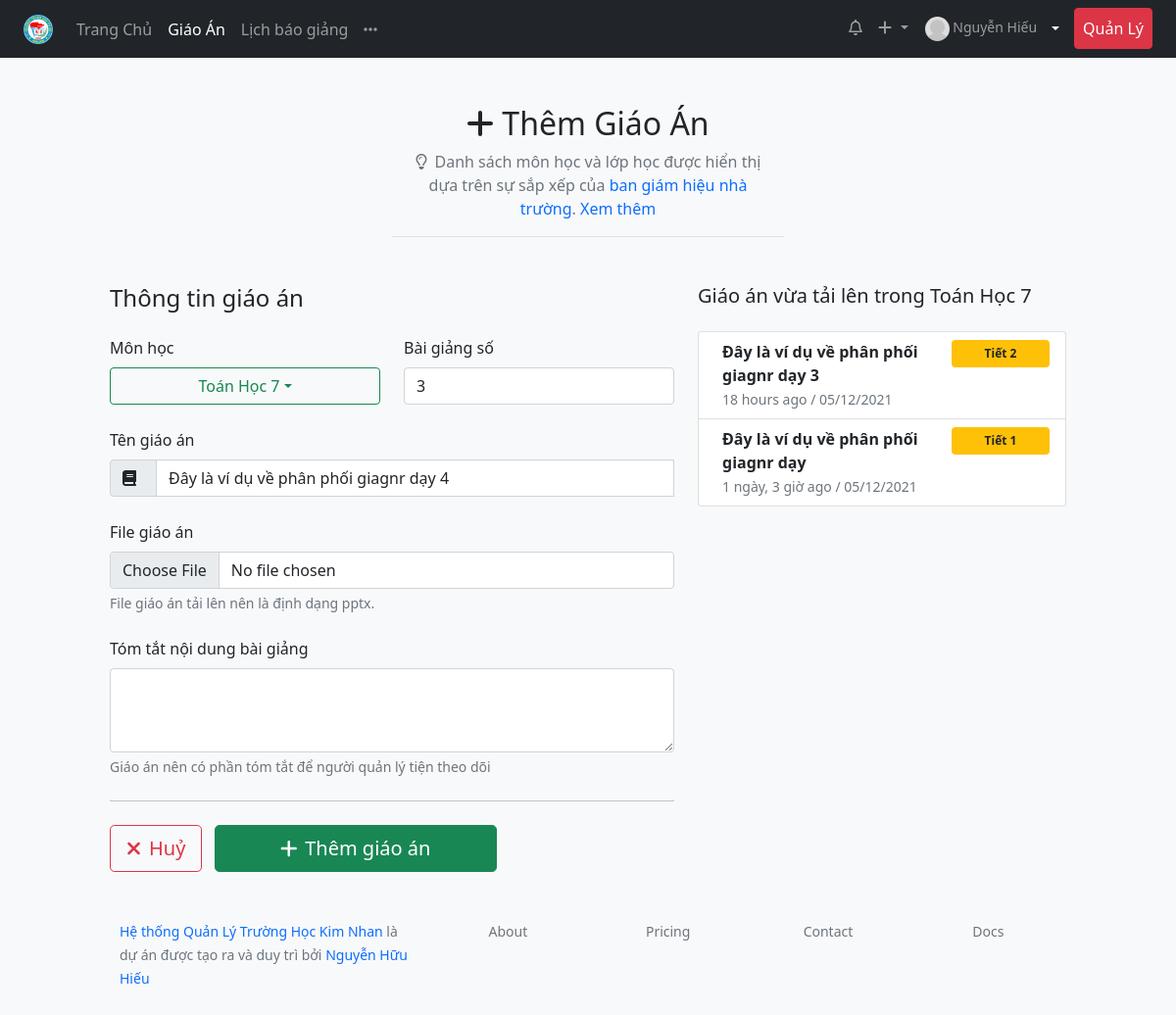
/lessons/add/toan-hoc/7/ (signed in), run on an earlier commit of the app's database.
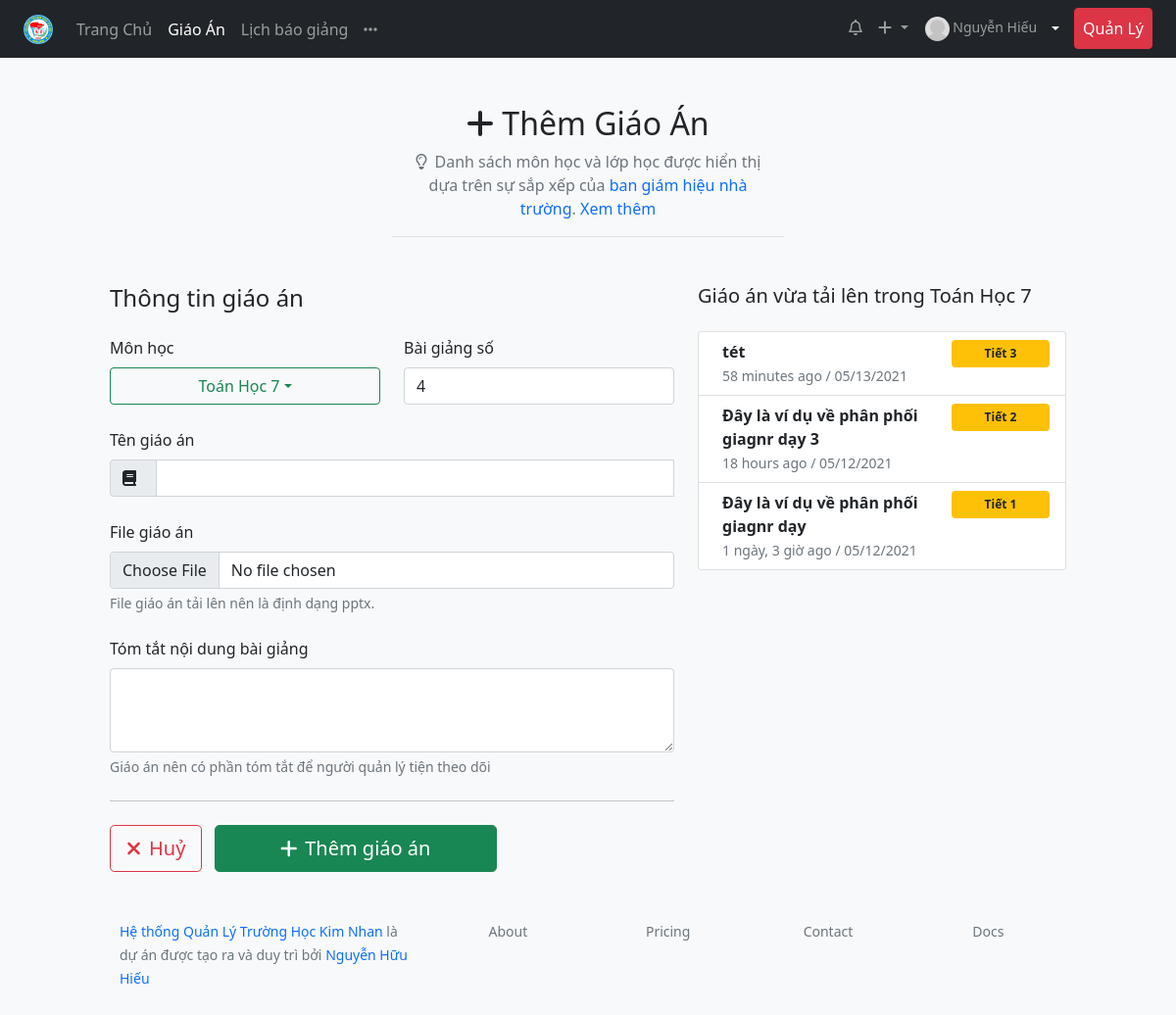
And on a later commit of the database.
### lessonmanagement/models.py (models this page shows, shortened)
class SubjectLevel(models.Model):
    subject = models.ForeignKey(Subject, on_delete=models.CASCADE)
    LEVEL_CHOICES = [
        (6, 6),
        (7, 7),
        (8, 8),
        (9, 9)
    ]
    level = models.IntegerField(choices=LEVEL_CHOICES)
    number_lesson = models.IntegerField()
    title = models.CharField(max_length=100)

class Lesson(models.Model):
    title = models.CharField(max_length=200)
    lesson_path = models.FileField(blank=True, null=True)
    upload_time = models.DateTimeField(blank=True, null=True)
    edit_time = models.DateTimeField(blank=True, null=True)
    LEVEL_CHOICES = [
        (6, 6),
        (7, 7),
        (8, 8),
        (9, 9)
    ]
    level = models.IntegerField(choices=LEVEL_CHOICES)
    description = models.CharField(max_length=200, null=True, blank=True)
    teacher = models.ForeignKey(Teacher, on_delete=models.CASCADE)
    subject = models.ForeignKey(Subject, on_delete=models.CASCADE)
    number_lesson = models.IntegerField(help_text="Bài giảng số mấy")
    schoolyear = models.ForeignKey("Schoolyear", on_delete=models.CASCADE, blank=True, null=True)
    classyear = models.ManyToManyField(Classyear, through="LessonClassyear")
    STATUS_CHOICES = [
    ('pending', 'Chờ duyệt'),
    ('acept', 'Đã duyệt'),
    ('deny', 'Bị từ chối'),
    ]
    status = models.CharField(max_length=10, blank=True, choices=STATUS_CHOICES ,default='pending')
    checker = models.ForeignKey(Teacher, related_name="lesson_checker" ,on_delete=models.SET_NULL, null=True, blank=True)
    check_date = models.DateTimeField(auto_now=True)
    note_checker = models.CharField(max_length=200, blank=True)
    class Meta:
        verbose_name = "Giáo Án"
        verbose_name_plural = "Giáo Án"
        ordering = ["-upload_time"]
        unique_together = ['level', 'subject', 'number_lesson']

### lessonmanagement/views.py (the view, shortened to what this page needs)
# urls.py: path('lessons/add/<str:subject>/<int:level>/', views.add_lesson_subject_level, name="add_lesson_subject_level"),
@login_required
def add_lesson_subject_level(request, subject, level):
    context = {'subject': subject,
    'level': level}
    now = datetime.datetime.now()
    teacher = request.user.teacher.id
    q2 = Lesson.objects.filter(teacher=teacher, subject__subject_slug = subject, level = level)
    try:
        latest_lesson = q2.latest('number_lesson')
        last_lesson = q2.all()[:5]
        context['last_lesson'] = last_lesson
        new_number_lesson = latest_lesson.number_lesson + 1
    except:
        new_number_lesson = 1
    context['new_number_lesson'] = new_number_lesson
    try:
        q1 = SubjectClassyear.objects.filter(teacher = teacher).filter(subject__subject_slug = subject).filter(classyear__startyear = level_to_startyear(level))
        subject_title = Subject.objects.get(subject_slug = subject)
        context['subject_title'] = subject_title
        q_subject_level = SubjectLevel.objects.filter(subject__subject_slug = subject, level = level)
        if q1 and q_subject_level:
            current_title_lesson =q_subject_level.get(number_lesson = new_number_lesson)
            new_title_lesson = list(SubjectLevel.objects.filter(subject__subject_slug = subject, level = level).values('number_lesson', 'title'))
            context['new_title_lesson'] = new_title_lesson
            context['current_title_lesson'] = current_title_lesson
    except:
         return redirect('addlesson')
    return render(request, 'lesson/add_lesson_subject.html', context)

### lessonmanagement/models.py (called while the page is built)
    def __str__(self):
        return self.title

    def full_name(self):
        return ('%s %s') % (self.firstname, self.lastname)

    def subject_classyear_list(self):
        return self.subjectclassyear_set.filter(is_teach_now = True).order_by('subject__title').values('subject__title', 'classyear__startyear','subject__group__title').distinct()

### lessonmanagement/templatetags/lessonmanagement_extras.py (called while the page is built)
@register.filter
def classlevel(value):
    now = datetime.datetime.now()
    i = 0
    if (now.month < 9):
        i =  (now.year - value) + 5
    else:
        i = (now.year - value) + 6
    if i in [6,7,8,9]:
        return i
    else:
        return value

### lessonmanagement/views.py (called while the page is built)
def level_to_startyear(level):
    now = datetime.datetime.now()
    if now.month < 9:
        return (now.year + 5 - level)
    else:
        return (now.year + 6 - level)

### lessonmanagement/templates/lesson/add_lesson_subject.html (shortened to what this page needs)
{% extends 'base_clean.html' %}
{% block content %}
{% with teacher=request.user.teacher %}
{% load lessonmanagement_extras %}
{% load humanize %}
<div class="row justify-content-center ">
  <div class="col-4 border-bottom">
    <h2 class="mt-5 text-center"><i class="fas fa-plus me-2"></i>Thêm Giáo Án</h2>
    <p class="text-center text-muted"><i class="far fa-lightbulb me-2"></i>Danh sách môn học và lớp học được hiển thị dựa trên sự sắp xếp của <a href="#" class="text-decoration-none">ban giám hiệu nhà trường</a>.<a href="#" class="text-decoration-none"> Xem thêm</a></p>
  </div>
</div>
<div class="row pt-5 justify-content-center">
  <div class="col-6">
      <form method="POST" enctype="multipart/form-data" class="needs-validation" novalidate >
        <div class="row">
          <h4 class="mb-4">Thông tin giáo án</h4>
          <div class="col-lg-6">
            <label for="subjectLevel" class="form-label">Môn học</label>
            <div id="subjectLevel">
              <button class="btn btn-outline-success dropdown-toggle w-100" type="button" data-bs-toggle="dropdown" aria-expanded="false">{{ subject_title }} {{ level }}</button>
            </div>
          </div>
        <div class="col">
          <label for="startLesson" class="form-label">Bài giảng số</label>
          <input type="number" class="form-control" id="startLesson" name="start_lesson" min="{{ new_number_lesson }}" onchange="getLessonTitle()"
          value = '{{ new_number_lesson }}' required >
        </div>
        <div class="col-12">
          <label for="titleLesson" class="form-label mt-4">Tên giáo án</label>
          <div class="input-group" >
            <span class="input-group-text" id="basic-addon1"><i class="fas fa-book me-2"></i></span>
            <input type="text" id="titleLesson" name='title_lesson' class="form-control" aria-label="Username" aria-describedby="basic-addon1" required  placeholder value="{{ current_title_lesson.title }}">
          </div>
        </div>
        <div class="col-12">
          <label for="fileLesson" class="form-label mt-4">File giáo án</label>
          <input class="form-control" type="file" id="fileLesson" name="file_lesson" required>
          <div class="form-text">File giáo án tải lên nên là định dạng pptx.</div>
        </div>
        <div class="col-12">
          <label for="descriptionLesson" class="form-label mt-4">Tóm tắt nội dung bài giảng</label>
          <textarea class="form-control" id="descriptionLesson" rows="3" name="description_lesson"></textarea>
          <div class="form-text">Giáo án nên có phần tóm tắt để người quản lý tiện theo dõi</div>
          <hr class="my-4">
        </div>
        <div class="col-12">
          <button onclick="goBack()" class="btn btn-lg btn-outline-danger mb-4 me-2"><i class="fas fa-times me-2"></i>Huỷ</button>
  <button type="submit" class="btn btn-lg btn-success mb-4 w-50"><i class="fas fa-plus me-2"></i>Thêm giáo án</button>
        </div>
</div>
      </form>
  </div>
  <div class="col-4">
    {% if last_lesson %}
    <h5 class="mb-4">Giáo án vừa tải lên trong {{ subject_title }} {{ level }}</h5>
    <div class="list-group">
      {% for lesson in last_lesson %}
      <a href="#" class="list-group-item list-group-item-action d-flex justify-content-between align-items-start">
        <div class="ms-2 me-auto">
          <div class="fw-bold">
            {{ lesson.title }}
         </div>
         <small class="text-muted">   {{ lesson.upload_time|naturaltime }} /
         {{ lesson.upload_time|date:"SHORT_DATE_FORMAT" }}
         </small>
        </div>
        <span class="badge bg-warning text-dark p-2 ms-2"  style="min-width: 100px;">
          Tiết {{ lesson.number_lesson }}
        </span>
      </a>
      {% endfor %}
    </div>
    {% else %}
    <h4 class="text-danger">Chưa có giáo án nào được tải lên trong mục này</h4>
    {% endif %}
  </div>
<div class="row justify-content-center">
  <div class="col-10">
    {% include 'footer_withsidebar.html' %}
  </div>
</div>
</div>
  {% endwith %}
{% endblock %}

What changed in the data, as far as the page shows it:
no longer on this page (row unchanged): SubjectLevel: title_lesson "Đây là ví dụ về phân phối giagnr dạy 4"
added Lesson: title "tét", upload_time "58 minutes ago", upload_time "05/13/2021", number_lesson "3"
Also different on the page:
form field start_lesson: "3" → "4"
